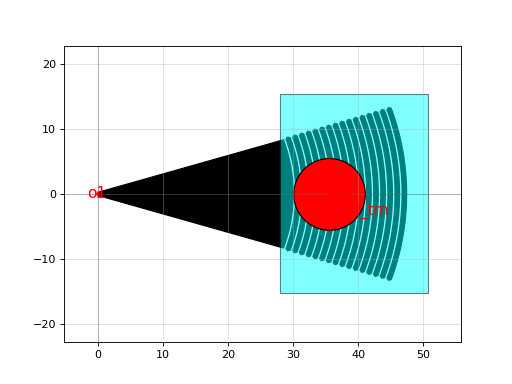

The script that drew this image:
import gdsfactory as gf

c = gf.components.grating_coupler_elliptical_tm(polarization='tm', taper_length=30, taper_angle=40.0, wavelength=1.554, fiber_angle=15.0, grating_line_width=0.707, neff=1.8, nclad=1.443, n_periods=16, big_last_tooth=False, layer_slab='SLAB150', slab_xmin=-2, slab_offset=2.0, fiber_marker_width=11.0, fiber_marker_layer='TM', spiked=True, cross_section='strip')
c.plot()
